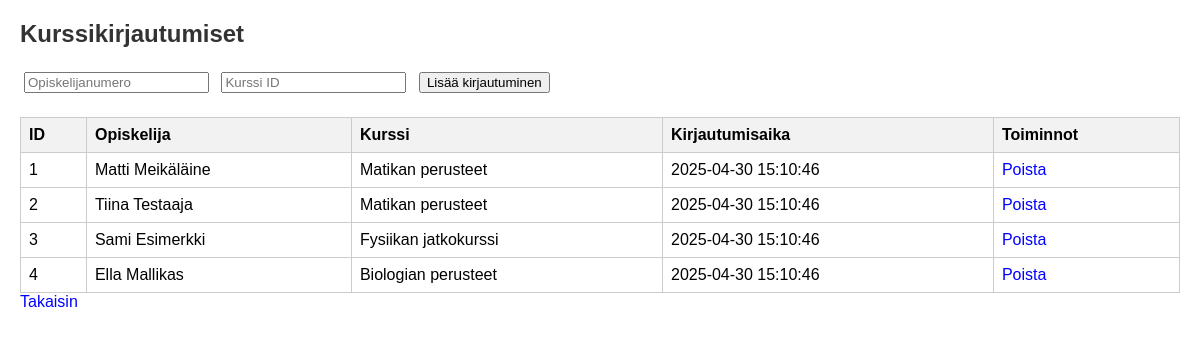
/kirjautumiset.php, run on the app's committed database.
### tables this page shows
CREATE TABLE `kurssikirjautumiset` (
  `tunnus` int(11) NOT NULL,
  `opiskelija_id` int(11) DEFAULT NULL,
  `kurssi_id` int(11) DEFAULT NULL,
  `kirjautumisaika` datetime DEFAULT NULL
);

CREATE TABLE `opiskelijat` (
  `opiskelijanumero` int(11) NOT NULL,
  `etunimi` varchar(100) DEFAULT NULL,
  `sukunimi` varchar(100) DEFAULT NULL,
  `syntymapaiva` date DEFAULT NULL,
  `vuosikurssi` int(11) DEFAULT NULL CHECK (`vuosikurssi` between 1 and 3)
);

CREATE TABLE `kurssit` (
  `tunnus` int(11) NOT NULL,
  `nimi` varchar(100) DEFAULT NULL,
  `kuvaus` text DEFAULT NULL,
  `alkupaiva` date DEFAULT NULL,
  `loppupaiva` date DEFAULT NULL,
  `opettaja_id` int(11) DEFAULT NULL,
  `tila_id` int(11) DEFAULT NULL
);

### kirjautumiset.php (the view, shortened to what this page needs)
<?php
include 'db.php';
$tulos = $yhteys->query("SELECT k.tunnus, o.etunimi AS opiskelija_etunimi, o.sukunimi AS opiskelija_sukunimi, c.nimi AS kurssi_nimi, k.kirjautumisaika FROM kurssikirjautumiset k JOIN opiskelijat o ON k.opiskelija_id = o.opiskelijanumero JOIN kurssit c ON k.kurssi_id = c.tunnus");
?>
<!DOCTYPE html>
<html><head><title>Kurssikirjautumiset</title><link rel="stylesheet" href="styles.css"></head><body>
<h2>Kurssikirjautumiset</h2>
<form method="post">
<input type="number" name="opiskelija_id" placeholder="Opiskelijanumero" required>
<input type="number" name="kurssi_id" placeholder="Kurssi ID" required>
<button type="submit" name="lisaa">Lisää kirjautuminen</button>
</form>
<table><tr><th>ID</th><th>Opiskelija</th><th>Kurssi</th><th>Kirjautumisaika</th><th>Toiminnot</th></tr>
<?php while($r = $tulos->fetch_assoc()): ?>
<tr><td><?= $r['tunnus'] ?></td><td><?= $r['opiskelija_etunimi'] ?> <?= $r['opiskelija_sukunimi'] ?></td><td><?= $r['kurssi_nimi'] ?></td><td><?= $r['kirjautumisaika'] ?></td>
<td><a href="?poista=<?= $r['tunnus'] ?>">Poista</a></td></tr>
<?php endwhile; ?></table>
<a href="index.php">Takaisin</a></body></html>

### styles.css (style rules this page uses)
body { font-family: Arial; margin: 20px; }
h2 { color: #333; }
table { border-collapse: collapse; width: 100%; }
th, td { border: 1px solid #ccc; padding: 8px; text-align: left; }
th { background-color: #f2f2f2; }
a { text-decoration: none; color: blue; }
form { margin-bottom: 20px; }
input, button { margin: 4px; }

### data on the page
kurssikirjautumiset: tunnus "1", opiskelija.etunimi "Matti", opiskelija.sukunimi "Meikäläine", kurssi.nimi "Matikan perusteet", kirjautumisaika "2025-04-30 15:10:46"
kurssikirjautumiset: tunnus "2", opiskelija.etunimi "Tiina", opiskelija.sukunimi "Testaaja", kurssi.nimi "Matikan perusteet", kirjautumisaika "2025-04-30 15:10:46"
kurssikirjautumiset: tunnus "3", opiskelija.etunimi "Sami", opiskelija.sukunimi "Esimerkki", kurssi.nimi "Fysiikan jatkokurssi", kirjautumisaika "2025-04-30 15:10:46"
kurssikirjautumiset: tunnus "4", opiskelija.etunimi "Ella", opiskelija.sukunimi "Mallikas", kurssi.nimi "Biologian perusteet", kirjautumisaika "2025-04-30 15:10:46"
